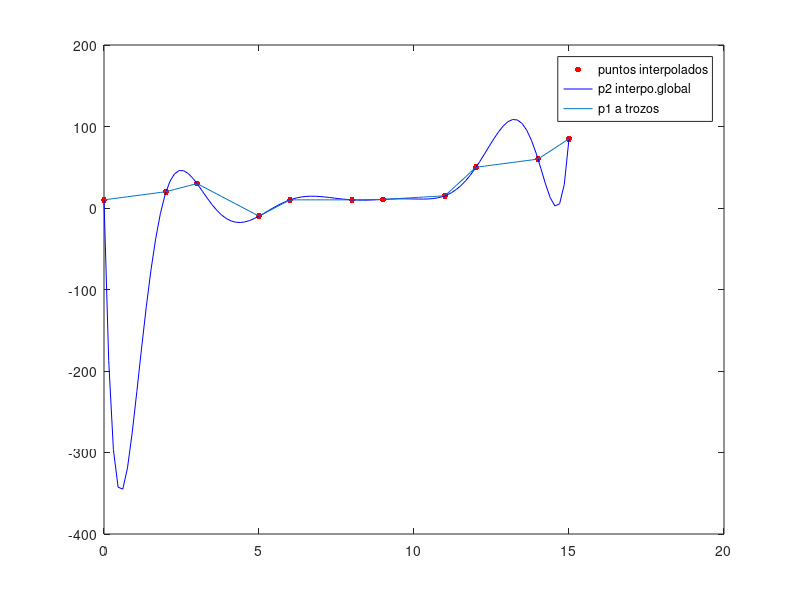

This chart was generated by the following MATLAB code:
function ej58

x = [0 2 3 5 6 8 9 11 12 14 15];
y = [10 20 30 -10 10 10 10.5 15 50 60 85];

n = length (x);
coef = polyfit(x,y,n-1); %p.1 global
z = linspace(min(x),max(x));
pz = polyval(coef,z);
close all % eliminamos la grafica previa
plot (x,y,'.r','MarkerSize',14)
hold on
plot(z,pz,'b')
pz2 = interp1(x,y,z);
plot(z,pz2)
legend('puntos interpolados','p2 interpo.global','p1 a trozos', 'Location','best')
shg
